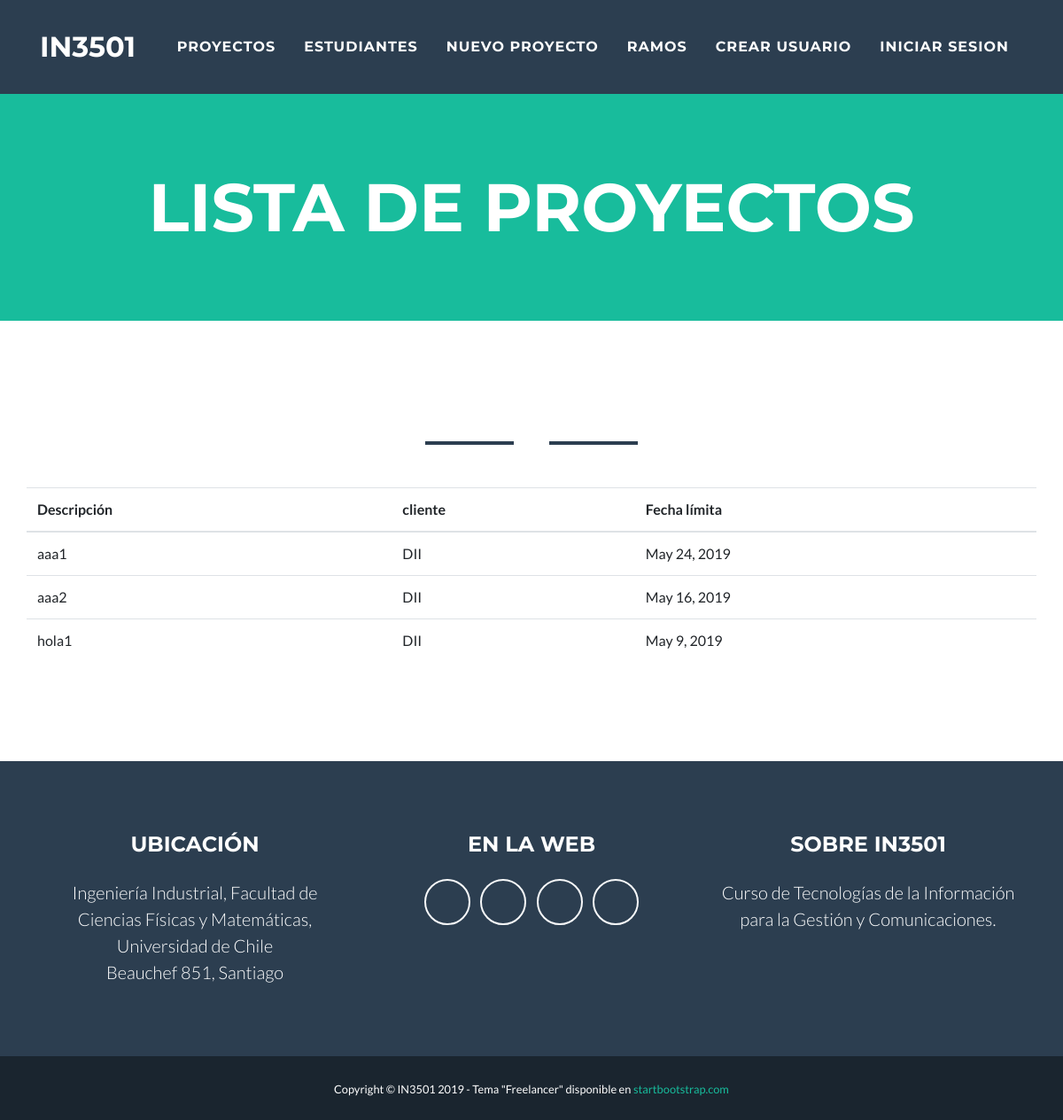
Screenshot of /lista_proyectos/ with the database file from the repository.
### miapp/models.py (models this page shows)
class Proyecto(models.Model):
	descripcion=models.CharField(max_length=512)
	cliente=models.CharField(max_length=30)
	fecha_limite=models.DateField()

### miapp/views.py (the view)
# urls.py: path('lista_proyectos/',views.lista_proyectos, name='lista_proyectos'),
def lista_proyectos(request):
	contexto={}
	contexto['proyectos'] = Proyecto.objects.filter(fecha_limite__year__gt=2018,fecha_limite__month__exact=5)
	return render(request, 'miapp/lista_proyectos.html', contexto)

### miapp/templates/miapp/lista_proyectos.html (shortened to what this page needs)
<!DOCTYPE html>
{% load static %}
<html lang="en">
<head>
    <link rel="stylesheet" type="text/css" href="{% static 'bootstrap/css/bootstrap.min.css' %}">
    <link href="{% static 'vendor/fontawesome-free/css/all.min.css' %}" rel="stylesheet" type="text/css">
    <link href="{% static 'css/freelancer.min.css' %}" rel="stylesheet">
</head>
<body id="page-top">
    {% include 'miapp/menu.html' %}
    <header class="masthead bg-primary text-white text-center">
        <div class="container">
            <h1 class="text-uppercase mb-0">Lista de Proyectos</h1>
        </div>
    </header>
    <section id="lista_usuarios">
        <div class="container">
            <hr class="star-dark mb-5">
            <div class="row">
                <table class="table">
                    <thead>
                        <tr>
                            <th scope="col">Descripción</th>
                            <th scope="col">cliente</th>
                            <th scope="col">Fecha límita</th>
                        </tr>
                    </thead>
                    <tbody>
                    {% for value in proyectos %}
                        <tr>
                            <td>{{value.descripcion}}</td>
                            <td>{{value.cliente}}</td>
                            <td>{{value.fecha_limite}}</td>
                        </tr>
                    {% endfor %}
                    </tbody>
                </table>
            </div>
        </div>
    </section>
    {% include 'miapp/footer.html' %}
</body>

### rows the page displays
Proyecto: descripcion "aaa1", cliente "DII", fecha_limite "May 24, 2019"
Proyecto: descripcion "aaa2", cliente "DII", fecha_limite "May 16, 2019"
Proyecto: descripcion "hola1", cliente "DII", fecha_limite "May 9, 2019"
